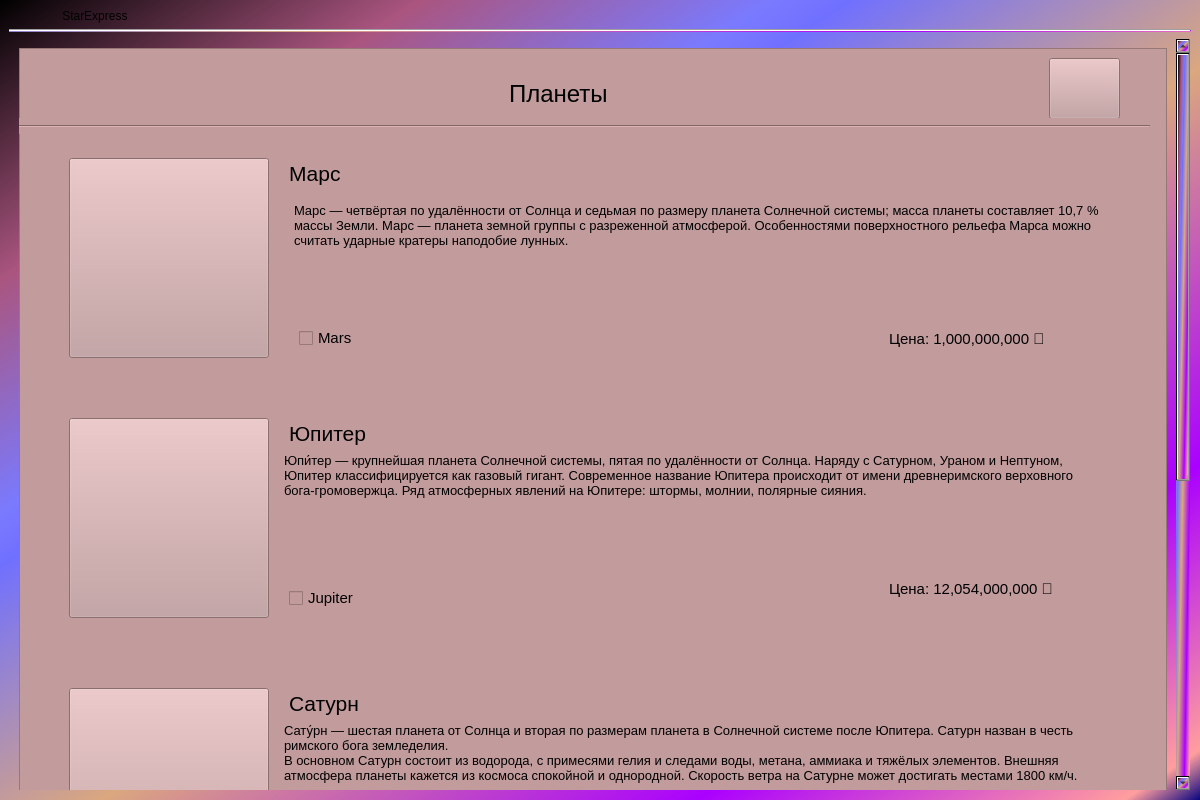
<?xml version="1.0" encoding="UTF-8"?>
<ui version="4.0">
 <class>MainWindow</class>
 <widget class="QMainWindow" name="MainWindow">
  <property name="geometry">
   <rect>
    <x>0</x>
    <y>0</y>
    <width>1200</width>
    <height>800</height>
   </rect>
  </property>
  <property name="windowTitle">
   <string>MainWindow</string>
  </property>
  <property name="toolTip">
   <string>&lt;html&gt;&lt;head/&gt;&lt;body&gt;&lt;p&gt;&lt;img src=&quot;:/newPrefix/spacebg.jpg&quot;/&gt;&lt;/p&gt;&lt;/body&gt;&lt;/html&gt;</string>
  </property>
  <property name="styleSheet">
   <string notr="true">background-color: qlineargradient(spread:repeat, x1:0, y1:0, x2:1, y2:1, stop:0 rgba(0, 0, 0, 255), stop:0.175325 rgba(170, 85, 127, 255), stop:0.321429 rgba(122, 122, 255, 255), stop:0.353896 rgba(112, 112, 255, 255), stop:0.542289 rgba(218, 167, 127, 255), stop:0.79 rgba(170, 0, 255, 255), stop:0.967532 rgba(255, 158, 158, 255), stop:1 rgba(0, 0, 127, 255));</string>
  </property>
  <widget class="QWidget" name="centralwidget">
   <layout class="QVBoxLayout" name="verticalLayout">
    <item>
     <widget class="QLabel" name="label">
      <property name="styleSheet">
       <string notr="true">font: 48pt &quot;MS UI Gothic&quot;;
background-color: rgb(0, 0, 0, 0);
</string>
      </property>
      <property name="text">
       <string>                StarExpress</string>
      </property>
     </widget>
    </item>
    <item>
     <widget class="Line" name="line">
      <property name="orientation">
       <enum>Qt::Horizontal</enum>
      </property>
     </widget>
    </item>
    <item>
     <widget class="QScrollArea" name="scrollArea">
      <property name="styleSheet">
       <string notr="true">background-color: rgb(0, 0, 0, 0);</string>
      </property>
      <property name="widgetResizable">
       <bool>true</bool>
      </property>
      <widget class="QWidget" name="scrollAreaWidgetContents">
       <property name="geometry">
        <rect>
         <x>0</x>
         <y>-593</y>
         <width>1155</width>
         <height>1272</height>
        </rect>
       </property>
       <layout class="QVBoxLayout" name="verticalLayout_2">
        <item>
         <widget class="QFrame" name="frame">
          <property name="minimumSize">
           <size>
            <width>0</width>
            <height>1250</height>
           </size>
          </property>
          <property name="styleSheet">
           <string notr="true">background-color: rgb(194, 155, 156);</string>
          </property>
          <property name="frameShape">
           <enum>QFrame::StyledPanel</enum>
          </property>
          <property name="frameShadow">
           <enum>QFrame::Raised</enum>
          </property>
          <widget class="QPushButton" name="goToCheckButton">
           <property name="geometry">
            <rect>
             <x>1030</x>
             <y>10</y>
             <width>71</width>
             <height>61</height>
            </rect>
           </property>
           <property name="text">
            <string/>
           </property>
           <property name="icon">
            <iconset>
             <normaloff>img/icons8-basket-128.png</normaloff>img/icons8-basket-128.png</iconset>
           </property>
           <property name="iconSize">
            <size>
             <width>50</width>
             <height>50</height>
            </size>
           </property>
          </widget>
          <widget class="Line" name="line_2">
           <property name="geometry">
            <rect>
             <x>0</x>
             <y>70</y>
             <width>1131</width>
             <height>16</height>
            </rect>
           </property>
           <property name="orientation">
            <enum>Qt::Horizontal</enum>
           </property>
          </widget>
          <widget class="QLabel" name="label_2">
           <property name="geometry">
            <rect>
             <x>490</x>
             <y>30</y>
             <width>131</width>
             <height>31</height>
            </rect>
           </property>
           <property name="font">
            <font>
             <pointsize>18</pointsize>
            </font>
           </property>
           <property name="text">
            <string>Планеты</string>
           </property>
          </widget>
          <widget class="QPushButton" name="pushButton_2">
           <property name="enabled">
            <bool>true</bool>
           </property>
           <property name="geometry">
            <rect>
             <x>50</x>
             <y>110</y>
             <width>200</width>
             <height>200</height>
            </rect>
           </property>
           <property name="text">
            <string/>
           </property>
           <property name="icon">
            <iconset>
             <normaloff>img/mars.jpg</normaloff>img/mars.jpg</iconset>
           </property>
           <property name="iconSize">
            <size>
             <width>200</width>
             <height>200</height>
            </size>
           </property>
          </widget>
          <widget class="QLabel" name="label_3">
           <property name="geometry">
            <rect>
             <x>270</x>
             <y>110</y>
             <width>91</width>
             <height>31</height>
            </rect>
           </property>
           <property name="font">
            <font>
             <pointsize>16</pointsize>
            </font>
           </property>
           <property name="text">
            <string>Марс</string>
           </property>
          </widget>
          <widget class="QLabel" name="label_4">
           <property name="geometry">
            <rect>
             <x>870</x>
             <y>270</y>
             <width>201</width>
             <height>41</height>
            </rect>
           </property>
           <property name="font">
            <font>
             <pointsize>11</pointsize>
            </font>
           </property>
           <property name="text">
            <string>Цена: 1,000,000,000 💎</string>
           </property>
          </widget>
          <widget class="QPlainTextEdit" name="plainTextEdit">
           <property name="geometry">
            <rect>
             <x>270</x>
             <y>150</y>
             <width>821</width>
             <height>111</height>
            </rect>
           </property>
           <property name="font">
            <font>
             <pointsize>10</pointsize>
            </font>
           </property>
           <property name="styleSheet">
            <string notr="true">background-color: rgb(0, 0, 0, 0);
border-color: rgb(0, 0, 0, 0);</string>
           </property>
           <property name="plainText">
            <string>Марс — четвёртая по удалённости от Солнца и седьмая по размеру планета Солнечной системы; масса планеты составляет 10,7 % массы Земли. Марс — планета земной группы с разреженной атмосферой. Особенностями поверхностного рельефа Марса можно считать ударные кратеры наподобие лунных.</string>
           </property>
          </widget>
          <widget class="QPlainTextEdit" name="plainTextEdit_2">
           <property name="geometry">
            <rect>
             <x>260</x>
             <y>400</y>
             <width>821</width>
             <height>111</height>
            </rect>
           </property>
           <property name="font">
            <font>
             <pointsize>10</pointsize>
            </font>
           </property>
           <property name="styleSheet">
            <string notr="true">background-color: rgb(0, 0, 0, 0);
border-color: rgb(0, 0, 0, 0);</string>
           </property>
           <property name="plainText">
            <string>Юпи́тер — крупнейшая планета Солнечной системы, пятая по удалённости от Солнца. Наряду с Сатурном, Ураном и Нептуном, Юпитер классифицируется как газовый гигант. Современное название Юпитера происходит от имени древнеримского верховного бога-громовержца. Ряд атмосферных явлений на Юпитере: штормы, молнии, полярные сияния.</string>
           </property>
          </widget>
          <widget class="QLabel" name="label_5">
           <property name="geometry">
            <rect>
             <x>870</x>
             <y>520</y>
             <width>251</width>
             <height>41</height>
            </rect>
           </property>
           <property name="font">
            <font>
             <pointsize>11</pointsize>
            </font>
           </property>
           <property name="text">
            <string>Цена: 12,054,000,000 💎</string>
           </property>
          </widget>
          <widget class="QLabel" name="label_6">
           <property name="geometry">
            <rect>
             <x>270</x>
             <y>370</y>
             <width>121</width>
             <height>31</height>
            </rect>
           </property>
           <property name="font">
            <font>
             <pointsize>16</pointsize>
            </font>
           </property>
           <property name="text">
            <string>Юпитер</string>
           </property>
          </widget>
          <widget class="QPushButton" name="pushButton_5">
           <property name="enabled">
            <bool>true</bool>
           </property>
           <property name="geometry">
            <rect>
             <x>50</x>
             <y>370</y>
             <width>200</width>
             <height>200</height>
            </rect>
           </property>
           <property name="text">
            <string/>
           </property>
           <property name="icon">
            <iconset>
             <normaloff>img/jupiter.jpg</normaloff>img/jupiter.jpg</iconset>
           </property>
           <property name="iconSize">
            <size>
             <width>200</width>
             <height>200</height>
            </size>
           </property>
          </widget>
          <widget class="QLabel" name="label_7">
           <property name="geometry">
            <rect>
             <x>860</x>
             <y>800</y>
             <width>251</width>
             <height>41</height>
            </rect>
           </property>
           <property name="font">
            <font>
             <pointsize>11</pointsize>
            </font>
           </property>
           <property name="text">
            <string>Цена: 12,054,000,000 💎</string>
           </property>
          </widget>
          <widget class="QLabel" name="label_8">
           <property name="geometry">
            <rect>
             <x>270</x>
             <y>640</y>
             <width>121</width>
             <height>31</height>
            </rect>
           </property>
           <property name="font">
            <font>
             <pointsize>16</pointsize>
            </font>
           </property>
           <property name="text">
            <string>Сатурн</string>
           </property>
          </widget>
          <widget class="QPlainTextEdit" name="plainTextEdit_3">
           <property name="geometry">
            <rect>
             <x>260</x>
             <y>670</y>
             <width>821</width>
             <height>121</height>
            </rect>
           </property>
           <property name="font">
            <font>
             <pointsize>10</pointsize>
            </font>
           </property>
           <property name="styleSheet">
            <string notr="true">background-color: rgb(0, 0, 0, 0);
border-color: rgb(0, 0, 0, 0);</string>
           </property>
           <property name="plainText">
            <string>Сату́рн — шестая планета от Солнца и вторая по размерам планета в Солнечной системе после Юпитера. Сатурн назван в честь римского бога земледелия. 
В основном Сатурн состоит из водорода, с примесями гелия и следами воды, метана, аммиака и тяжёлых элементов. Внешняя атмосфера планеты кажется из космоса спокойной и однородной. Скорость ветра на Сатурне может достигать местами 1800 км/ч.</string>
           </property>
          </widget>
          <widget class="QPushButton" name="pushButton_6">
           <property name="enabled">
            <bool>true</bool>
           </property>
           <property name="geometry">
            <rect>
             <x>50</x>
             <y>640</y>
             <width>200</width>
             <height>200</height>
            </rect>
           </property>
           <property name="text">
            <string/>
           </property>
           <property name="icon">
            <iconset>
             <normaloff>img/saturn.jpg</normaloff>img/saturn.jpg</iconset>
           </property>
           <property name="iconSize">
            <size>
             <width>200</width>
             <height>200</height>
            </size>
           </property>
          </widget>
          <widget class="QLabel" name="label_9">
           <property name="geometry">
            <rect>
             <x>870</x>
             <y>1050</y>
             <width>251</width>
             <height>41</height>
            </rect>
           </property>
           <property name="font">
            <font>
             <pointsize>11</pointsize>
            </font>
           </property>
           <property name="text">
            <string>Цена: 12,054,000,000 💎</string>
           </property>
          </widget>
          <widget class="QPushButton" name="pushButton_8">
           <property name="enabled">
            <bool>true</bool>
           </property>
           <property name="geometry">
            <rect>
             <x>50</x>
             <y>900</y>
             <width>200</width>
             <height>200</height>
            </rect>
           </property>
           <property name="text">
            <string/>
           </property>
           <property name="icon">
            <iconset>
             <normaloff>img/neptun.jpg</normaloff>img/neptun.jpg</iconset>
           </property>
           <property name="iconSize">
            <size>
             <width>300</width>
             <height>400</height>
            </size>
           </property>
          </widget>
          <widget class="QLabel" name="label_10">
           <property name="geometry">
            <rect>
             <x>270</x>
             <y>900</y>
             <width>121</width>
             <height>31</height>
            </rect>
           </property>
           <property name="font">
            <font>
             <pointsize>16</pointsize>
            </font>
           </property>
           <property name="text">
            <string>Нептун</string>
           </property>
          </widget>
          <widget class="QPlainTextEdit" name="plainTextEdit_4">
           <property name="geometry">
            <rect>
             <x>260</x>
             <y>930</y>
             <width>821</width>
             <height>101</height>
            </rect>
           </property>
           <property name="font">
            <font>
             <pointsize>10</pointsize>
            </font>
           </property>
           <property name="styleSheet">
            <string notr="true">background-color: rgb(0, 0, 0, 0);
border-color: rgb(0, 0, 0, 0);</string>
           </property>
           <property name="plainText">
            <string>Непту́н — восьмая и самая дальняя от Солнца планета Солнечной системы. Его масса больше чем у Земли в 17,2 раза и является третьей среди планет Солнечной системы. Планета названа в честь Нептуна — римского бога морей. Нептун стал первой планетой, открытой благодаря математическим расчётам.</string>
           </property>
          </widget>
          <widget class="QPushButton" name="gobackButton">
           <property name="geometry">
            <rect>
             <x>50</x>
             <y>1140</y>
             <width>71</width>
             <height>61</height>
            </rect>
           </property>
           <property name="text">
            <string/>
           </property>
           <property name="icon">
            <iconset>
             <normaloff>img/arrow.png</normaloff>img/arrow.png</iconset>
           </property>
           <property name="iconSize">
            <size>
             <width>30</width>
             <height>30</height>
            </size>
           </property>
          </widget>
          <widget class="QPushButton" name="appendButton">
           <property name="geometry">
            <rect>
             <x>820</x>
             <y>1140</y>
             <width>181</width>
             <height>41</height>
            </rect>
           </property>
           <property name="font">
            <font>
             <pointsize>11</pointsize>
            </font>
           </property>
           <property name="text">
            <string>Добавить в корзину</string>
           </property>
           <property name="iconSize">
            <size>
             <width>50</width>
             <height>50</height>
            </size>
           </property>
          </widget>
          <widget class="QCheckBox" name="checkBox">
           <property name="geometry">
            <rect>
             <x>280</x>
             <y>280</y>
             <width>81</width>
             <height>20</height>
            </rect>
           </property>
           <property name="font">
            <font>
             <pointsize>11</pointsize>
            </font>
           </property>
           <property name="text">
            <string>Mars</string>
           </property>
           <attribute name="buttonGroup">
            <string notr="true">buttonGroup</string>
           </attribute>
          </widget>
          <widget class="QCheckBox" name="checkBox_3">
           <property name="geometry">
            <rect>
             <x>270</x>
             <y>540</y>
             <width>81</width>
             <height>20</height>
            </rect>
           </property>
           <property name="font">
            <font>
             <pointsize>11</pointsize>
            </font>
           </property>
           <property name="text">
            <string>Jupiter</string>
           </property>
           <attribute name="buttonGroup">
            <string notr="true">buttonGroup</string>
           </attribute>
          </widget>
          <widget class="QCheckBox" name="checkBox_4">
           <property name="geometry">
            <rect>
             <x>270</x>
             <y>810</y>
             <width>81</width>
             <height>20</height>
            </rect>
           </property>
           <property name="font">
            <font>
             <pointsize>11</pointsize>
            </font>
           </property>
           <property name="text">
            <string>Saturn</string>
           </property>
           <attribute name="buttonGroup">
            <string notr="true">buttonGroup</string>
           </attribute>
          </widget>
          <widget class="QCheckBox" name="checkBox_5">
           <property name="geometry">
            <rect>
             <x>270</x>
             <y>1070</y>
             <width>101</width>
             <height>20</height>
            </rect>
           </property>
           <property name="font">
            <font>
             <pointsize>11</pointsize>
            </font>
           </property>
           <property name="text">
            <string>Neptune</string>
           </property>
           <attribute name="buttonGroup">
            <string notr="true">buttonGroup</string>
           </attribute>
          </widget>
         </widget>
        </item>
       </layout>
      </widget>
     </widget>
    </item>
   </layout>
  </widget>
 </widget>
 <resources/>
 <connections/>
 <buttongroups>
  <buttongroup name="buttonGroup"/>
 </buttongroups>
</ui>
